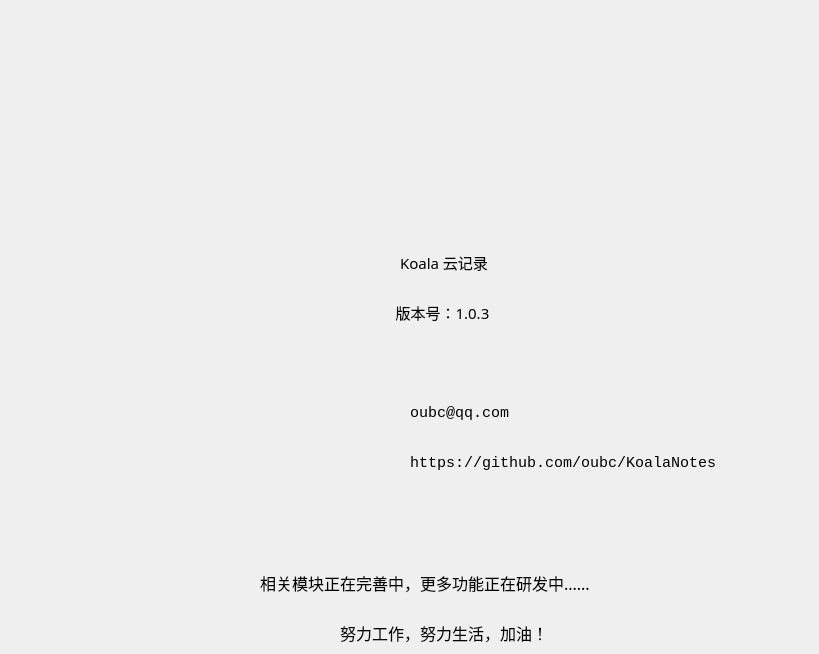
    <widget class="QWidget" name="page4">
     <widget class="QLabel" name="label_2">
      <property name="geometry">
       <rect>
        <x>400</x>
        <y>250</y>
        <width>120</width>
        <height>25</height>
       </rect>
      </property>
      <property name="minimumSize">
       <size>
        <width>120</width>
        <height>25</height>
       </size>
      </property>
      <property name="maximumSize">
       <size>
        <width>120</width>
        <height>25</height>
       </size>
      </property>
      <property name="font">
       <font>
        <family>微软雅黑</family>
        <pointsize>11</pointsize>
       </font>
      </property>
      <property name="text">
       <string>Koala 云记录</string>
      </property>
      <property name="alignment">
       <set>Qt::AlignLeading|Qt::AlignLeft|Qt::AlignVCenter</set>
      </property>
     </widget>
     <widget class="QLabel" name="label_3">
      <property name="geometry">
       <rect>
        <x>380</x>
        <y>300</y>
        <width>150</width>
        <height>25</height>
       </rect>
      </property>
      <property name="minimumSize">
       <size>
        <width>150</width>
        <height>25</height>
       </size>
      </property>
      <property name="maximumSize">
       <size>
        <width>150</width>
        <height>25</height>
       </size>
      </property>
      <property name="font">
       <font>
        <family>微软雅黑</family>
        <pointsize>11</pointsize>
       </font>
      </property>
      <property name="text">
       <string>    版本号：1.0.3</string>
      </property>
      <property name="alignment">
       <set>Qt::AlignLeading|Qt::AlignLeft|Qt::AlignVCenter</set>
      </property>
     </widget>
     <widget class="QLabel" name="label_4">
      <property name="geometry">
       <rect>
        <x>410</x>
        <y>400</y>
        <width>400</width>
        <height>25</height>
       </rect>
      </property>
      <property name="minimumSize">
       <size>
        <width>400</width>
        <height>25</height>
       </size>
      </property>
      <property name="maximumSize">
       <size>
        <width>400</width>
        <height>25</height>
       </size>
      </property>
      <property name="font">
       <font>
        <family>Consolas</family>
        <pointsize>11</pointsize>
       </font>
      </property>
      <property name="text">
       <string>oubc@qq.com</string>
      </property>
      <property name="alignment">
       <set>Qt::AlignLeading|Qt::AlignLeft|Qt::AlignVCenter</set>
      </property>
     </widget>
     <widget class="QLabel" name="p4_github1">
      <property name="geometry">
       <rect>
        <x>410</x>
        <y>450</y>
        <width>400</width>
        <height>25</height>
       </rect>
      </property>
      <property name="minimumSize">
       <size>
        <width>400</width>
        <height>25</height>
       </size>
      </property>
      <property name="maximumSize">
       <size>
        <width>400</width>
        <height>25</height>
       </size>
      </property>
      <property name="font">
       <font>
        <family>Consolas</family>
        <pointsize>11</pointsize>
       </font>
      </property>
      <property name="text">
       <string>https://github.com/oubc/KoalaNotes</string>
      </property>
      <property name="alignment">
       <set>Qt::AlignLeading|Qt::AlignLeft|Qt::AlignVCenter</set>
      </property>
     </widget>
     <widget class="QLabel" name="label_7">
      <property name="geometry">
       <rect>
        <x>340</x>
        <y>620</y>
        <width>250</width>
        <height>25</height>
       </rect>
      </property>
      <property name="minimumSize">
       <size>
        <width>250</width>
        <height>25</height>
       </size>
      </property>
      <property name="maximumSize">
       <size>
        <width>250</width>
        <height>25</height>
       </size>
      </property>
      <property name="font">
       <font>
        <family>微软雅黑</family>
        <pointsize>12</pointsize>
        <weight>50</weight>
        <bold>false</bold>
       </font>
      </property>
      <property name="text">
       <string>努力工作，努力生活，加油！</string>
      </property>
      <property name="alignment">
       <set>Qt::AlignLeading|Qt::AlignLeft|Qt::AlignVCenter</set>
      </property>
     </widget>
     <widget class="QLabel" name="p4_mail">
      <property name="geometry">
       <rect>
        <x>360</x>
        <y>400</y>
        <width>30</width>
        <height>30</height>
       </rect>
      </property>
      <property name="minimumSize">
       <size>
        <width>30</width>
        <height>30</height>
       </size>
      </property>
      <property name="maximumSize">
       <size>
        <width>30</width>
        <height>30</height>
       </size>
      </property>
      <property name="text">
       <string/>
      </property>
     </widget>
     <widget class="QLabel" name="P4_github">
      <property name="geometry">
       <rect>
        <x>360</x>
        <y>450</y>
        <width>30</width>
        <height>30</height>
       </rect>
      </property>
      <property name="minimumSize">
       <size>
        <width>30</width>
        <height>30</height>
       </size>
      </property>
      <property name="maximumSize">
       <size>
        <width>30</width>
        <height>30</height>
       </size>
      </property>
      <property name="text">
       <string/>
      </property>
     </widget>
     <widget class="QLabel" name="label_8">
      <property name="geometry">
       <rect>
        <x>260</x>
        <y>570</y>
        <width>420</width>
        <height>25</height>
       </rect>
      </property>
      <property name="minimumSize">
       <size>
        <width>420</width>
        <height>25</height>
       </size>
      </property>
      <property name="maximumSize">
       <size>
        <width>420</width>
        <height>25</height>
       </size>
      </property>
      <property name="font">
       <font>
        <family>微软雅黑</family>
        <pointsize>12</pointsize>
        <weight>50</weight>
        <bold>false</bold>
       </font>
      </property>
      <property name="text">
       <string>相关模块正在完善中，更多功能正在研发中......</string>
      </property>
      <property name="alignment">
       <set>Qt::AlignLeading|Qt::AlignLeft|Qt::AlignVCenter</set>
      </property>
     </widget>
     <widget class="QLabel" name="p4_movie">
      <property name="geometry">
       <rect>
        <x>680</x>
        <y>560</y>
        <width>50</width>
        <height>50</height>
       </rect>
      </property>
      <property name="minimumSize">
       <size>
        <width>50</width>
        <height>50</height>
       </size>
      </property>
      <property name="maximumSize">
       <size>
        <width>50</width>
        <height>50</height>
       </size>
      </property>
      <property name="text">
       <string/>
      </property>
     </widget>
    </widget>
